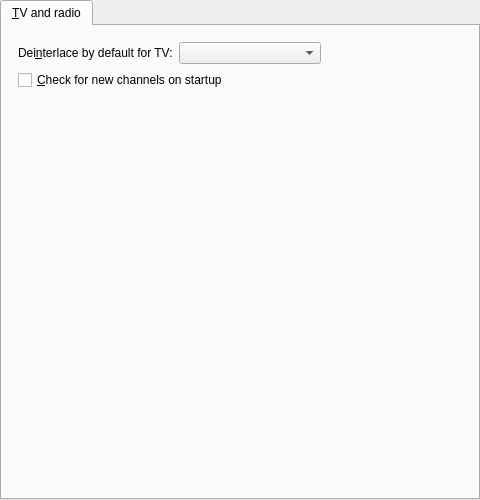
<?xml version="1.0" encoding="UTF-8"?>
<ui version="4.0">
 <class>Gui::Pref::TTV</class>
 <widget class="QWidget" name="Gui::Pref::TTV">
  <property name="geometry">
   <rect>
    <x>0</x>
    <y>0</y>
    <width>480</width>
    <height>500</height>
   </rect>
  </property>
  <layout class="QVBoxLayout">
   <property name="margin">
    <number>0</number>
   </property>
   <item>
    <widget class="QTabWidget" name="tvt_tab">
     <property name="currentIndex">
      <number>0</number>
     </property>
     <widget class="QWidget" name="tab">
      <attribute name="title">
       <string>&amp;TV and radio</string>
      </attribute>
      <layout class="QVBoxLayout">
       <property name="margin">
        <number>16</number>
       </property>
       <item>
        <layout class="QHBoxLayout">
         <property name="spacing">
          <number>6</number>
         </property>
         <property name="margin">
          <number>0</number>
         </property>
         <item>
          <widget class="QLabel" name="label_7">
           <property name="text">
            <string>Dei&amp;nterlace by default for TV:</string>
           </property>
           <property name="buddy">
            <cstring>deinterlace_combo</cstring>
           </property>
          </widget>
         </item>
         <item>
          <widget class="QComboBox" name="deinterlace_combo">
           <property name="sizePolicy">
            <sizepolicy hsizetype="Expanding" vsizetype="Fixed">
             <horstretch>0</horstretch>
             <verstretch>0</verstretch>
            </sizepolicy>
           </property>
          </widget>
         </item>
         <item>
          <spacer>
           <property name="orientation">
            <enum>Qt::Horizontal</enum>
           </property>
           <property name="sizeHint" stdset="0">
            <size>
             <width>40</width>
             <height>20</height>
            </size>
           </property>
          </spacer>
         </item>
        </layout>
       </item>
       <item>
        <widget class="QCheckBox" name="rescan_check">
         <property name="text">
          <string>&amp;Check for new channels on startup</string>
         </property>
        </widget>
       </item>
       <item>
        <spacer>
         <property name="orientation">
          <enum>Qt::Vertical</enum>
         </property>
         <property name="sizeHint" stdset="0">
          <size>
           <width>20</width>
           <height>40</height>
          </size>
         </property>
        </spacer>
       </item>
      </layout>
     </widget>
    </widget>
   </item>
  </layout>
 </widget>
 <tabstops>
  <tabstop>tvt_tab</tabstop>
  <tabstop>deinterlace_combo</tabstop>
  <tabstop>rescan_check</tabstop>
 </tabstops>
 <resources/>
 <connections/>
</ui>
